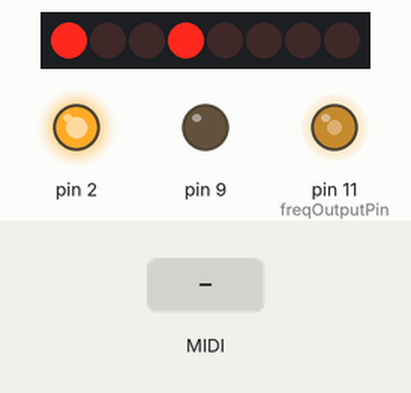
A sketch run on a simulated Arduino Uno, built with avr-gcc and run on an emulated ATmega328P. Shown: 8 shift-register outputs drawn as a row of LEDs (first output left, lit = HIGH), output pins drawn as LEDs (lit = HIGH). Wiring (inferred from the names in the program): shift register (74HC595): data pin 5; shift clock pin 7; latch pin 6. Wiring (inferred from the signals the program sends): row of LEDs: on Q0, Q1, Q2, Q3, Q4, Q5, Q6, Q7. The test bench sets the inputs (shaded band). MIDI output is not drawn; pins used as bus, display or sensor lines are not drawn.

Above: at 1.2 s.
1.3 s: MIDI note 36 received
At 4.0 s:
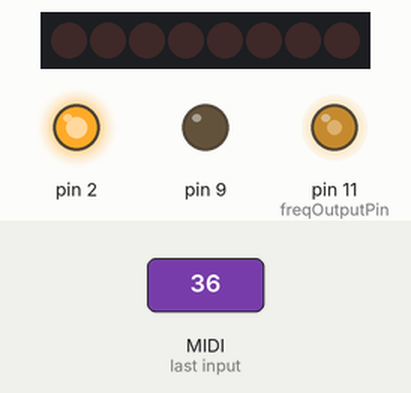
4.3 s: MIDI note 60 received
At 5.4 s:
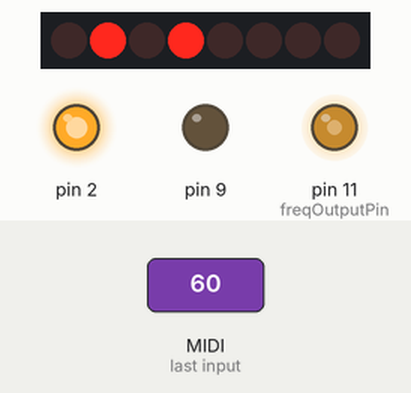
6.1 s: MIDI note 48 received
At 7.61 s:
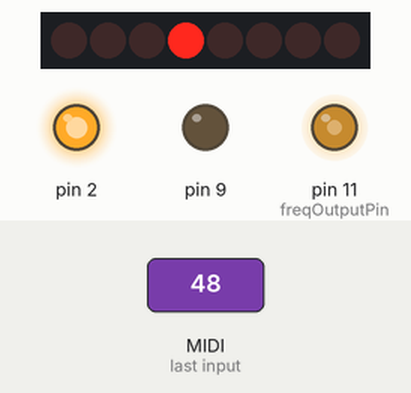
9.1 s: MIDI note 72 received
At 10.0 s:
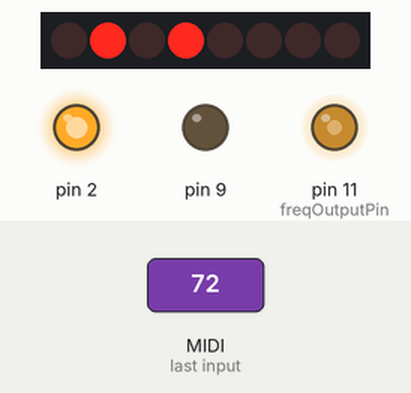
10.9 s: MIDI note 64 received
At 13.6 s:
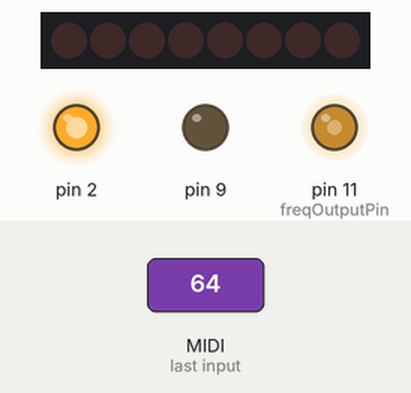
13.9 s: MIDI note 67 received
At 14.05 s:
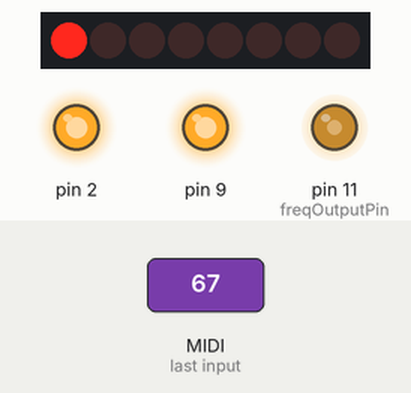
Timing chart, 0 to 17.1 s (numbered marks = the images above; inputs shaded):
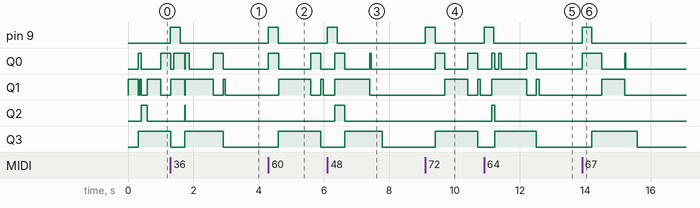

Measured:
- after the input at 1.3 s, pin 9: LOW → HIGH at once, → LOW 0.30 s later
- after the input at 4.3 s, pin 9: LOW → HIGH at once, → LOW 0.30 s later; Q0: alternates HIGH for 0.31 s and LOW for 0.98 s, starting at once; Q1: LOW → HIGH after 0.32 s, → LOW 0.98 s later, → HIGH 0.30 s later, → LOW 0.08 s later; Q3: LOW → HIGH after 0.30 s, → LOW 1.3 s later
- after the input at 6.1 s, pin 9: LOW → HIGH at once, → LOW 0.30 s later; Q0: LOW → HIGH after 0.23 s, → LOW 0.30 s later, → HIGH 0.77 s later, → LOW 0.04 s later; Q1: LOW → HIGH after 0.23 s, → LOW 1.1 s later; Q2: LOW → HIGH after 0.23 s, → LOW 0.30 s later; Q3: LOW → HIGH after 0.53 s, → LOW 1.2 s later
- after the input at 9.1 s, pin 9: LOW → HIGH at once, → LOW 0.30 s later; Q0: alternates HIGH for 0.30 s and LOW for 0.70 s, starting after 0.30 s; Q1: LOW → HIGH after 0.60 s, → LOW 0.70 s later, → HIGH 0.31 s later, → LOW 0.07 s later; Q3: LOW → HIGH after 0.30 s, → LOW 1.3 s later
- after the input at 10.9 s, pin 9: LOW → HIGH at once, → LOW 0.30 s later; Q0: goes HIGH 0.09 s, LOW 0.13 s, HIGH 0.08 s, LOW 0.77 s, HIGH 0.30 s, then LOW, starting after 0.23 s
- after the input at 13.9 s, pin 9: LOW → HIGH at once, → LOW 0.30 s later; Q0: LOW → HIGH at once, → LOW 0.60 s later, → HIGH 0.70 s later, → LOW 0.04 s later; Q1: LOW → HIGH after 0.60 s, → LOW 0.70 s later; Q3: LOW → HIGH after 0.30 s, → LOW 1.4 s later

The sketch:

ottomidi.ino
```cpp
//Custom midi based synth with AY38910

#include "aycontrol.h"
#include <MIDI.h>

static unsigned long lastUpdate = 0;

short int currentChannelIn = 0;
float attackSpeed = 2.5;
float decaySpeed = 1;
float releaseSpeed = 1.5;

MIDI_CREATE_DEFAULT_INSTANCE();

struct channelStruct{
  short int currentPitch;
  short int currentAmp;
  short int finalAmp;
  short int oldAmp;
  unsigned int sinceOn;
  unsigned long timeOff;
  bool keyIsOn;
};

struct channelStruct channelStatus[]= {
  {50, 0, 0, 0, 0, 0, false},  //channel A
  {55, 0, 0, 0, 0, 0, false},  //channel B
  {57, 0, 0, 0, 0, 0, false}}; //channel C


void setup() {

   //init pins
    pinMode(latchPin, OUTPUT);
    pinMode(dataPin, OUTPUT);
    pinMode(clockPin, OUTPUT);
    pinMode(pinBC1, OUTPUT);
    pinMode(pinBCDIR, OUTPUT);
    pinMode(freqOutputPin, OUTPUT);

    pinMode(3,INPUT); //red button for note trigger
    pinMode(9,OUTPUT);


  //reset pin
    pinMode(2,OUTPUT);
    digitalWrite(2,HIGH);
    digitalWrite(2,LOW);
    delayMicroseconds(5); // more than 500us required.
    digitalWrite(2,HIGH);

    init2MhzClock();

    set_mix( true, true, true, false, false, false );

    set_envelope(1, 1, 0, 0, 5000);

    note_chA(50);
    note_chB(55);
    note_chC(57);

    // Connect the handleNoteOn function to the library,
    // so it is called upon reception of a NoteOn.
    MIDI.setHandleNoteOn(handleNoteOn);  // Put only the name of the function

    // Do the same for NoteOffs
    MIDI.setHandleNoteOff(handleNoteOff);

    // Initiate MIDI communications, listen to all channels
    MIDI.begin(MIDI_CHANNEL_OMNI);
}


void loop(){

  //read MIDI constantly
  MIDI.read();


  //update note status every 10ms
  unsigned long now = millis();
  if ( (now - lastUpdate) > 10 ) {

    lastUpdate += 10;


    //set Amplitude for each channel
    for (int i = 0; i < 3; i++){

      channelStatus[i].oldAmp = channelStatus[i].currentAmp;

      channelStatus[i].currentAmp = getAmplitude(channelStatus[i]);

      if (channelStatus[i].currentAmp < 1){
        channelStatus[i].currentAmp = 0;
      }

      if (channelStatus[i].currentAmp > 100){
        channelStatus[i].currentAmp = 100;
      }

      // if amplitude was changed, send the change
      if ( (channelStatus[i].currentAmp / 4) != (channelStatus[i].oldAmp /4 ) ){
        updateAmp(i);

      }

      //advance timer
        channelStatus[i].sinceOn++;

    }

  }

}


int getAmplitude(struct channelStruct channel){

  short int attackLimit = (100 / attackSpeed) ;
  short int decayLimit = attackLimit * 1.5;

  //attack
  if (channel.sinceOn < attackLimit){
    return (channel.sinceOn * attackSpeed);
  }

  //decay
  if (channel.sinceOn < decayLimit){
    short int sinceDecay = channel.sinceOn - attackLimit;
    return  100 - (sinceDecay * decaySpeed);
  }

  if (channel.sinceOn >= decayLimit){
    //once you are past decayLimit we are in sustain mode unless the key is off
    channel.finalAmp = channel.oldAmp;

    if (channel.keyIsOn){
      return channel.finalAmp;
    }

    int elapsed = ( (millis() - channel.timeOff) / 1000);
    return (channel.finalAmp - (elapsed * releaseSpeed) );
  }

return 0;

}


void handleNoteOn(byte channel, byte pitch, byte velocity)
{

currentChannelIn++;
if (currentChannelIn == 3){
  currentChannelIn = 0;
}

//attackSpeed = (velocity / 128);

  channelStatus[currentChannelIn].sinceOn = 0;
  channelStatus[currentChannelIn].keyIsOn = true;

  digitalWrite(9,HIGH);

  switch (currentChannelIn){
    case 0: note_chA(pitch);
      break;
    case 1: note_chB(pitch);
      break;
    case 2: note_chC(pitch);
      break;
  }


}

void handleNoteOff(byte channel, byte pitch, byte velocity)
{
  channelStatus[currentChannelIn].keyIsOn = false;
  channelStatus[currentChannelIn].timeOff = millis();
  digitalWrite(9,LOW);
}

void updateAmp(int channel){
  switch(channel){
    case 0:
      set_chA_amplitude((channelStatus[channel].currentAmp / 8), 0);
      break;
    case 1:
      set_chB_amplitude((channelStatus[channel].currentAmp / 8), 0);
      break;
    case 2:
      set_chC_amplitude((channelStatus[channel].currentAmp / 8), 0);
      break;

    }

}
```

aycontrol.cpp
```cpp
#include "aycontrol.h"
#include <Arduino.h>

void set_mix( bool chA_tone,bool chB_tone,bool chC_tone,bool chA_noise,bool chB_noise,bool chC_noise )
{
   write_data(7, B11000000 |
                   (chC_noise == true ? 0 : B00100000)|
                    (chB_noise == true? 0 : B00010000) |
                    (chA_noise == true ? 0 : B00001000) |
                    (chC_tone == true ? 0 : B00000100) |
                    (chB_tone == true ? 0 : B00000010) |
                    (chA_tone == true ? 0 : B00000001)
   );
}

void set_chA_amplitude(int amplitude, bool useEnvelope )
{
   write_data(8, (amplitude & 0xf) | (useEnvelope != true ? 0 : B00010000 ) );
}

void set_chB_amplitude(int amplitude, bool useEnvelope )
{
  write_data(9, (amplitude & 0xf) | (useEnvelope != true ? 0 : B00010000 ) );
}

void set_chC_amplitude(int amplitude, bool useEnvelope )
{
  write_data(10, (amplitude & 0xf) | (useEnvelope != true ? 0: B00010000 ) );
}

void set_envelope( bool hold, bool alternate, bool attack, bool cont, unsigned long frequency )
{
    write_data(13, (hold == true ? 0 : 1)|
                    (alternate == true? 0 : 2) |
                    (attack == true ? 0 : 4) |
                    (cont == true ? 0 : 8)
                );

    write_data(11,frequency & 0xff );
    write_data(12,(frequency >> 8)& 0xff );

}

void note_chA(int i)
{
  write_data(0x00, tp[i]&0xff);
  write_data(0x01, (tp[i] >> 8)&0x0f);
}

void note_chB(int i)
{
  write_data(0x02, tp[i]&0xff);
  write_data(0x03, (tp[i] >> 8)&0x0f);
}

void note_chC(int i)
{
  write_data(0x04, tp[i]&0xff);
  write_data(0x05, (tp[i] >> 8)&0x0f);
}

void noise(int i)
{
  write_data(0x06, i&0x1f);
}

void mode_latch(){
    digitalWrite(pinBC1, HIGH);
    digitalWrite(pinBCDIR, HIGH);
}

void mode_write(){
    digitalWrite(pinBC1, LOW);
    digitalWrite(pinBCDIR, HIGH);
}

void mode_inactive(){
    digitalWrite(pinBC1, LOW);
    digitalWrite(pinBCDIR, LOW);
}

void write_data(unsigned char address, unsigned char data)
{
  mode_inactive();
  //write address

  digitalWrite(latchPin, LOW);
  // shift out the bits:
  shiftOut(dataPin, clockPin, MSBFIRST, address);

  //take the latch pin high so the LEDs will light up:
  digitalWrite(latchPin, HIGH);

  mode_latch();
  mode_inactive();

  //write data
  mode_write();

  digitalWrite(latchPin, LOW);
  // shift out the bits:
  shiftOut(dataPin, clockPin, MSBFIRST, data);

  //take the latch pin high so the LEDs will light up:
  digitalWrite(latchPin, HIGH);

  mode_inactive();
}

void  init2MhzClock()
{
    // Set Timer 2 CTC mode with no prescaling.  OC2A toggles on compare match
    //
    // WGM22:0 = 010: CTC Mode, toggle OC
    // WGM2 bits 1 and 0 are in TCCR2A,
    // WGM2 bit 2 is in TCCR2B
    // COM2A0 sets OC2A (arduino pin 11 on Uno or Duemilanove) to toggle on compare match
    //
    TCCR2A = ((1 << WGM21) | (1 << COM2A0));

    // Set Timer 2  No prescaling  (i.e. prescale division = 1)
    //
    // CS22:0 = 001: Use CPU clock with no prescaling
    // CS2 bits 2:0 are all in TCCR2B
    TCCR2B = (1 << CS20);

    // Make sure Compare-match register A interrupt for timer2 is disabled
    TIMSK2 = 0;
    // This value determines the output frequency
    OCR2A = ocr2aval;
}
```

aycontrol.h
```cpp
#ifndef AYCONTROL_H
#define AYCONTROL_H


/*Control AY38910 through 74HC595
code from Matio Klingemann http://incubator.quasimondo.com
*/

////Pin connected to Data in (DS) of 74HC595
const int dataPin = 5;
//Pin connected to latch pin (ST_CP) of 74HC595
const int latchPin = 6;
//Pin connected to clock pin (SH_CP) of 74HC595
const int clockPin = 7;

const int pinBC1 =  13;
const int pinBCDIR =  12;

// 2mz clock pin
const int freqOutputPin = 11;   // OC2A output pin for ATmega328 boards

const int prescale  = 1;
const int ocr2aval  = 3;
const float period    = 2.0 * prescale * (ocr2aval+1) / (F_CPU/1.0e6);
const float freq      = 1.0e6 / period;


const int tp[] = {//MIDI note number
  15289, 14431, 13621, 12856, 12135, 11454, 10811, 10204,//0-o7
  9631, 9091, 8581, 8099, 7645, 7215, 6810, 6428,//8-15
  6067, 5727, 5405, 5102, 4816, 4545, 4290, 4050,//16-23
  3822, 3608, 3405, 3214, 3034, 2863, 2703, 2551,//24-31
  2408, 2273, 2145, 2025, 1911, 1804, 1703, 1607,//32-39
  1517, 1432, 1351, 1276, 1204, 1136, 1073, 1012,//40-47
  956, 902, 851, 804, 758, 716, 676, 638,//48-55
  602, 568, 536, 506, 478, 451, 426, 402,//56-63
  379, 358, 338, 319, 301, 284, 268, 253,//64-71
  239, 225, 213, 201, 190, 179, 169, 159,//72-79
  150, 142, 134, 127, 119, 113, 106, 100,//80-87
  95, 89, 84, 80, 75, 71, 67, 63,//88-95
  60, 56, 53, 50, 47, 45, 42, 40,//96-103
  38, 36, 34, 32, 30, 28, 27, 25,//104-111
  24, 22, 21, 20, 19, 18, 17, 16,//112-119
  15, 14, 13, 13, 12, 11, 11, 10,//120-127
  0//off
};

const int mode[7][12]{
  {0,2,4,5,7,9,11,12,14,16,17,19}, //major
  {0,2,3,5,7,9,10,12,14,15,17,19}, //dorian
  {0,1,3,5,7,8,10,12,13,15,17,18}, //phyrgian
  {0,2,4,6,7,9,11,12,14,16,18,19}, //lydian
  {0,2,4,5,7,9,10,12,14,16,17,19}, //mixolydian
  {0,2,3,5,7,8,10,12,14,15,17,19}, //aeolian/minor
  {0,1,3,5,6,8,10,12,13,15,17,18}, //locrian
};


void set_mix( bool chA_tone,bool chB_tone,bool chC_tone,bool chA_noise,bool chB_noise,bool chC_noise );

void set_chA_amplitude(int amplitude, bool useEnvelope );

void set_chB_amplitude(int amplitude, bool useEnvelope );

void set_chC_amplitude(int amplitude, bool useEnvelope );

void set_envelope( bool hold, bool alternate, bool attack, bool cont, unsigned long frequency );

void note_chA(int i);

void note_chB(int i);

void note_chC(int i);

void noise(int i);

//74HC595 commands

void mode_latch();

void mode_write();

void mode_inactive();

void write_data(unsigned char address, unsigned char data);

void  init2MhzClock();

#endif
```
